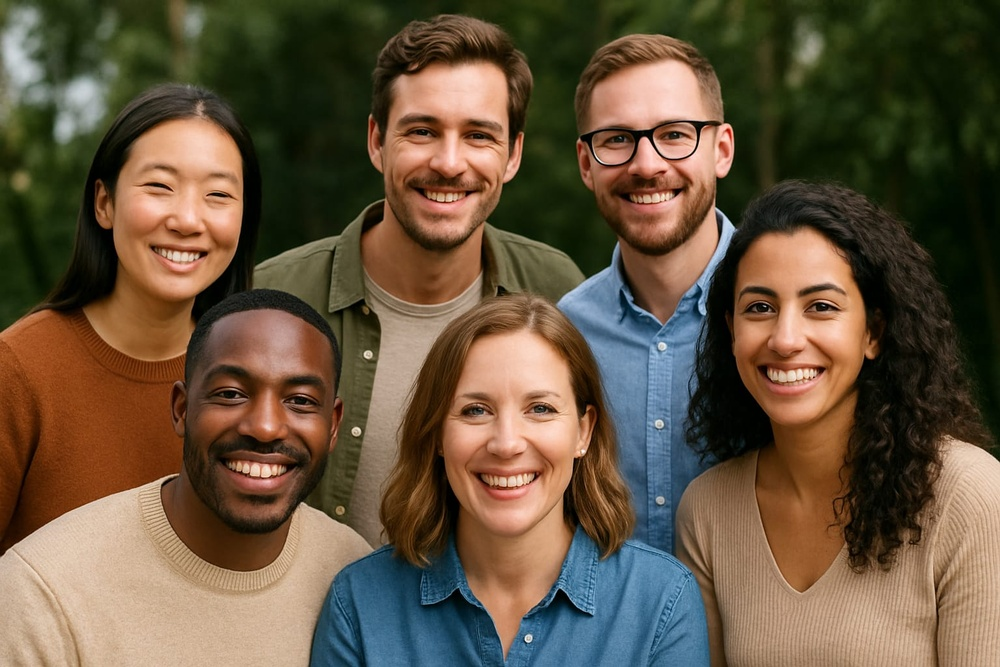
#> input picture face.jpg, 1000 x 667 px, shrunk from 1536 x 1024 before the run
$ python facialrecognitionsystemforactivity.py
#> lines starting #> are read from the running program, lines starting #| are printed output that depends on the picture
import cv2
import matplotlib.pyplot as plt
face_cascade = cv2.CascadeClassifier(cv2.data.haarcascades + "haarcascade_frontalface_default.xml")
image_bgr = cv2.imread("face.jpg")
#> image_bgr is the input picture: shape (667, 1000, 3); mean B, G, R 63.3, 84.7, 101.9
image_rgb = cv2.cvtColor(image_bgr, cv2.COLOR_BGR2RGB)
gray = cv2.cvtColor(image_rgb, cv2.COLOR_RGB2GRAY)
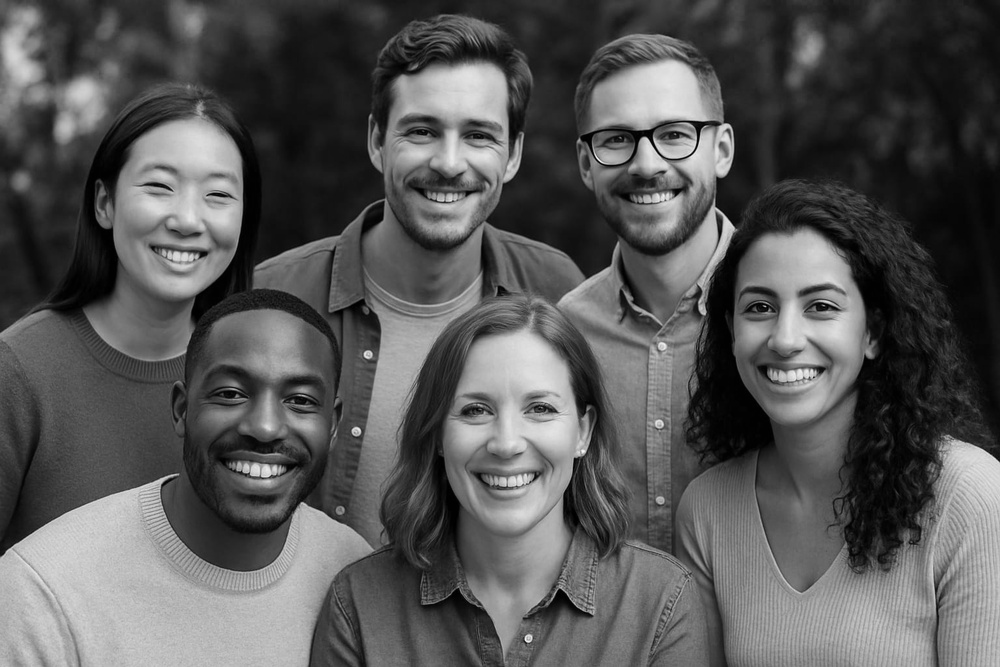
#> gray: shape (667, 1000); min 0, max 253, mean 87.4
faces = face_cascade.detectMultiScale(gray, scaleFactor=1.1, minNeighbors=5, minSize=(30, 30))
#> faces = [[571, 70, 168, 168], [363, 66, 173, 173], [705, 237, 177, 177], [426, 342, 172, 172], [100, 119, 169, 169], [180, 328, 172, 172]]
for (x, y, w, h) in faces:
    cv2.rectangle(image_rgb, (x, y), (x + w, y + h), (0, 255, 0), 2)
#> this loop made 6 passes
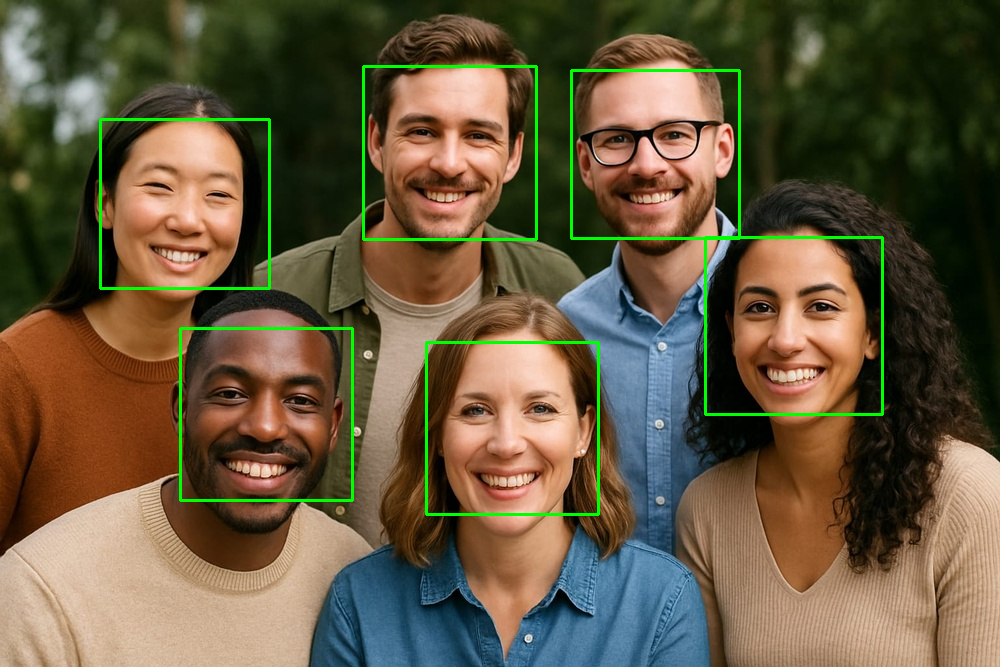
#> image_rgb: shape (667, 1000, 3); mean R, G, B 100.4, 88.2, 62.6
plt.imshow(image_rgb)
plt.title(f"Detected Faces: {len(faces)}")
plt.axis('off')
plt.show()
